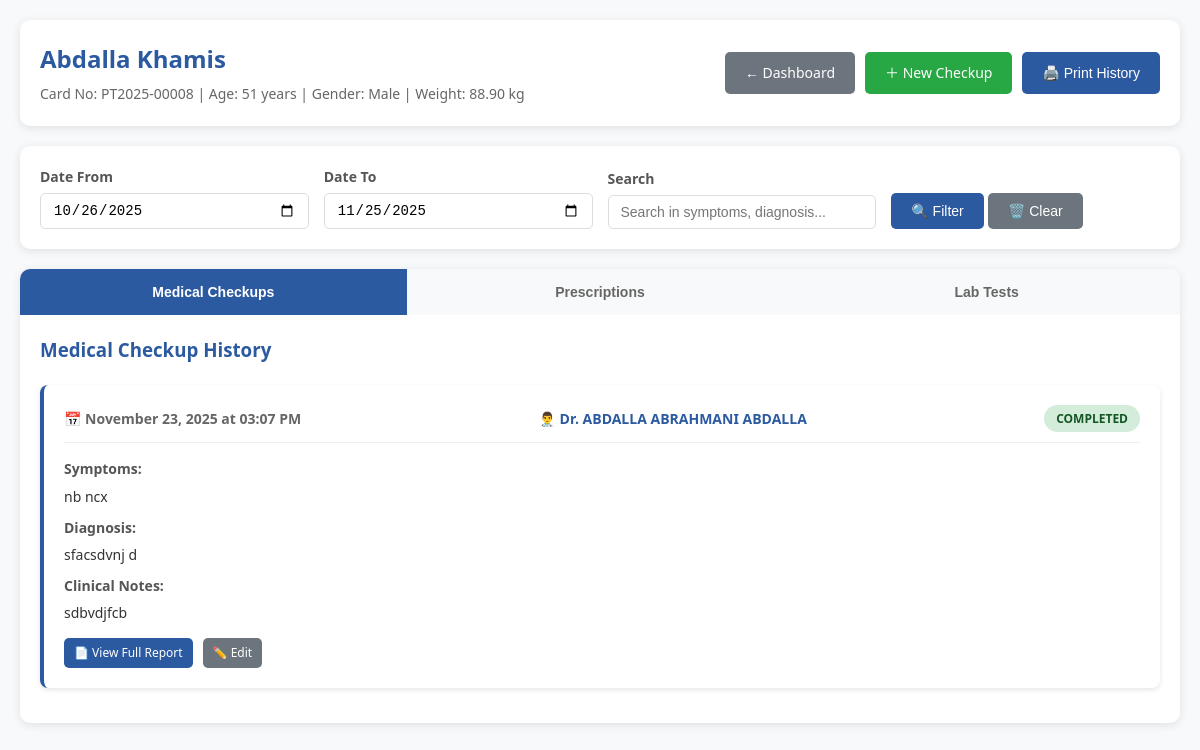
Page /doctor/medical_history.php?patient_id=28 (signed in) on the earlier database version.
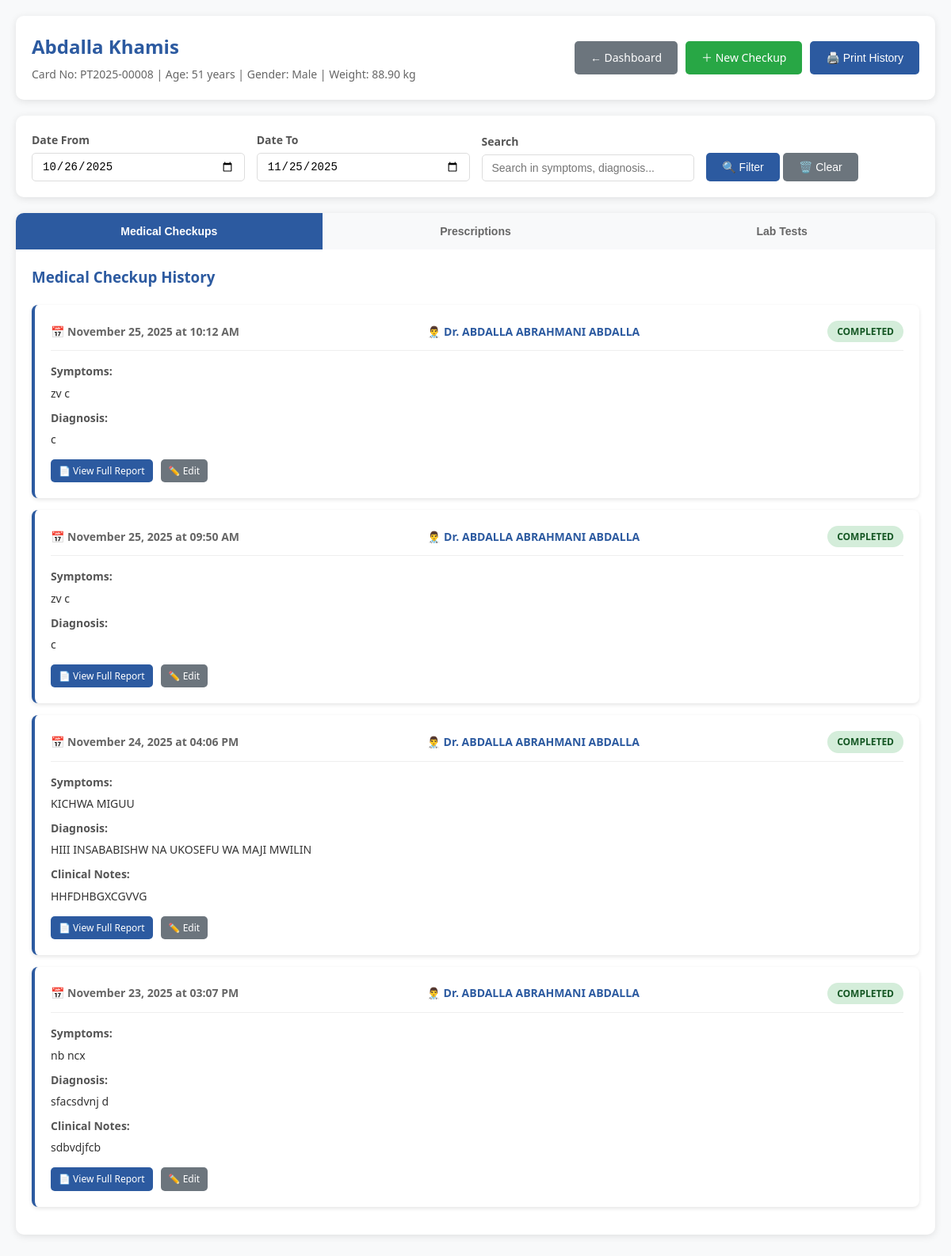
Same page on the later database version.
### tables this page shows
CREATE TABLE `patients` (
  `id` int(11) NOT NULL,
  `card_no` varchar(50) NOT NULL,
  `full_name` varchar(100) NOT NULL,
  `address` text DEFAULT NULL,
  `age` int(11) DEFAULT NULL,
  `weight` decimal(5,2) DEFAULT NULL,
  `phone` varchar(20) DEFAULT NULL,
  `gender` enum('male','female') DEFAULT NULL,
  `created_by` int(11) DEFAULT NULL,
  `created_at` timestamp NOT NULL DEFAULT current_timestamp()
);

CREATE TABLE `checking_forms` (
  `id` int(11) NOT NULL,
  `patient_id` int(11) NOT NULL,
  `doctor_id` int(11) NOT NULL,
  `symptoms` text DEFAULT NULL,
  `diagnosis` text DEFAULT NULL,
  `notes` text DEFAULT NULL,
  `status` enum('pending','completed','referred_to_lab') DEFAULT 'pending',
  `created_at` timestamp NOT NULL DEFAULT current_timestamp(),
  `updated_at` timestamp NOT NULL DEFAULT current_timestamp() ON UPDATE current_timestamp()
);

CREATE TABLE `users` (
  `id` int(11) NOT NULL,
  `username` varchar(50) NOT NULL,
  `password` varchar(255) NOT NULL,
  `email` varchar(100) DEFAULT NULL,
  `role` enum('admin','doctor','receptionist','laboratory','pharmacy','cashier') NOT NULL,
  `full_name` varchar(100) NOT NULL,
  `phone` varchar(20) DEFAULT NULL,
  `district` varchar(100) DEFAULT NULL,
  `region` varchar(100) DEFAULT NULL,
  `created_at` timestamp NOT NULL DEFAULT current_timestamp(),
  `status` enum('active','inactive') DEFAULT 'active',
  `permissions` text DEFAULT NULL,
  `last_login` timestamp NULL DEFAULT NULL
);

### doctor/medical_history.php (the view, shortened to what this page needs)
<?php
require_once '../config.php';
$patient_id = $_GET['patient_id'] ?? $_SESSION['patient_id'] ?? 0;
$patient_stmt = $pdo->prepare("SELECT * FROM patients WHERE id = ?");
$patient_stmt->execute([$patient_id]);
$patient = $patient_stmt->fetch(PDO::FETCH_ASSOC);
$history_stmt = $pdo->prepare("SELECT cf.*, u.full_name as doctor_name
                              FROM checking_forms cf
                              LEFT JOIN users u ON cf.doctor_id = u.id
                              WHERE cf.patient_id = ?
                              ORDER BY cf.created_at DESC");
$history_stmt->execute([$patient_id]);
$medical_history = $history_stmt->fetchAll(PDO::FETCH_ASSOC);
?>
<!DOCTYPE html>
<html lang="en">
<head>
</head>
<body>
    <div class="container">
        <div class="header no-print">
            <div class="patient-info">
                <div class="patient-name"><?php echo htmlspecialchars($patient['full_name']); ?></div>
                <div class="patient-details">
                    Card No: <?php echo htmlspecialchars($patient['card_no']); ?> |
                    Age: <?php echo $patient['age'] ? $patient['age'] . ' years' : 'N/A'; ?> |
                    Gender: <?php echo $patient['gender'] ? ucfirst($patient['gender']) : 'N/A'; ?> |
                    Weight: <?php echo $patient['weight'] ? $patient['weight'] . ' kg' : 'N/A'; ?>
                </div>
            </div>
            <div class="action-buttons">
                <a href="dashboard.php" class="btn btn-secondary">
                    ← Dashboard
                </a>
                <a href="dashboard.php?create_checkup=1&patient_id=<?php echo $patient_id; ?>" class="btn btn-success">
                    ＋ New Checkup
                </a>
                <button onclick="window.print()" class="btn btn-primary">
                    🖨️ Print History
                </button>
            </div>
        </div>
        <div class="search-filter no-print">
            <div class="form-group">
                <label class="form-label">Date From</label>
                <input type="date" class="form-control" id="dateFrom">
            </div>
            <div class="form-group">
                <label class="form-label">Date To</label>
                <input type="date" class="form-control" id="dateTo">
            </div>
            <div class="form-group">
                <label class="form-label">Search</label>
                <input type="text" class="form-control" id="searchInput" placeholder="Search in symptoms, diagnosis...">
            </div>
            <div class="form-group">
                <button class="btn btn-primary" onclick="filterHistory()">
                    🔍 Filter
                </button>
                <button class="btn btn-secondary" onclick="clearFilters()">
                    🗑️ Clear
                </button>
            </div>
        </div>
        <div class="tabs no-print">
            <button class="tab active" onclick="openTab('checkups')">Medical Checkups</button>
            <button class="tab" onclick="openTab('prescriptions')">Prescriptions</button>
            <button class="tab" onclick="openTab('lab-tests')">Lab Tests</button>
        </div>
        <div id="checkups" class="tab-content active">
            <h3 style="margin-bottom: 20px; color: #2c5aa0;">Medical Checkup History</h3>
            <?php if (!empty($medical_history)): ?>
                <?php foreach ($medical_history as $checkup): ?>
                    <div class="card checkup-card" data-date="<?php echo date('Y-m-d', strtotime($checkup['created_at'])); ?>"
                         data-content="<?php echo htmlspecialchars(strtolower($checkup['symptoms'] . ' ' . $checkup['diagnosis'])); ?>">
                        <div class="card-header">
                            <div class="card-date">
                                📅 <?php echo date('F j, Y \a\t h:i A', strtotime($checkup['created_at'])); ?>
                            </div>
                            <div class="card-doctor">
                                👨‍⚕️ Dr. <?php echo htmlspecialchars($checkup['doctor_name'] ?: 'Unknown'); ?>
                            </div>
                            <div class="card-status status-<?php echo $checkup['status']; ?>">
                                <?php echo strtoupper($checkup['status']); ?>
                            </div>
                        </div>
                        <div class="card-content">
                            <?php if (!empty($checkup['symptoms'])): ?>
                                <div class="content-label">Symptoms:</div>
                                <div class="content-text"><?php echo htmlspecialchars($checkup['symptoms']); ?></div>
                            <?php endif; ?>
                            <?php if (!empty($checkup['diagnosis'])): ?>
                                <div class="content-label">Diagnosis:</div>
                                <div class="content-text"><?php echo htmlspecialchars($checkup['diagnosis']); ?></div>
                            <?php endif; ?>
                            <?php if (!empty($checkup['notes'])): ?>
                                <div class="content-label">Clinical Notes:</div>
                                <div class="content-text"><?php echo htmlspecialchars($checkup['notes']); ?></div>
                            <?php endif; ?>
                        </div>
                        <div class="card-actions no-print">
                            <a href="print_checkup.php?id=<?php echo $checkup['id']; ?>" target="_blank" class="btn btn-primary btn-sm">
                                📄 View Full Report
                            </a>
                            <a href="edit_checkup.php?id=<?php echo $checkup['id']; ?>" class="btn btn-secondary btn-sm">
                                ✏️ Edit
                            </a>
                        </div>
                    </div>
                <?php endforeach; ?>
            <?php endif; ?>
        </div>
    </div>
</body>
</html>

### doctor/medical_history.php (style rules this page uses)
* { margin: 0; padding: 0; box-sizing: border-box; }
body { font-family: 'Segoe UI', Tahoma, Geneva, Verdana, sans-serif; background: #f8f9fa; color: #333; line-height: 1.6; }
.container { max-width: 1200px; margin: 0 auto; padding: 20px; }
.header { background: white; padding: 20px; border-radius: 10px; box-shadow: 0 2px 10px rgba(0,0,0,0.1); margin-bottom: 20px; display: flex; justify-content: space-between; align-items: center; }
.patient-info { flex: 1; }
.patient-name { font-size: 24px; font-weight: bold; color: #2c5aa0; margin-bottom: 5px; }
.patient-details { color: #666; font-size: 14px; }
.action-buttons { display: flex; gap: 10px; }
.btn { padding: 10px 20px; border: none; border-radius: 5px; cursor: pointer; font-size: 14px; text-decoration: none; display: inline-flex; align-items: center; gap: 5px; transition: all 0.3s ease; }
.btn-primary { background: #2c5aa0; color: white; }
.btn-secondary { background: #6c757d; color: white; }
.btn-success { background: #28a745; color: white; }
.tabs { display: flex; background: white; border-radius: 10px 10px 0 0; overflow: hidden; box-shadow: 0 2px 10px rgba(0,0,0,0.1); }
.tab { padding: 15px 30px; background: #f8f9fa; border: none; cursor: pointer; font-size: 14px; font-weight: bold; color: #666; transition: all 0.3s ease; flex: 1; text-align: center; }
.tab.active { background: #2c5aa0; color: white; }
.tab-content { display: none; background: white; padding: 20px; border-radius: 0 0 10px 10px; box-shadow: 0 2px 10px rgba(0,0,0,0.1); margin-bottom: 20px; }
.tab-content.active { display: block; }
.card { background: white; border-radius: 8px; padding: 20px; margin-bottom: 15px; box-shadow: 0 2px 5px rgba(0,0,0,0.1); border-left: 4px solid #2c5aa0; }
.card-header { display: flex; justify-content: space-between; align-items: center; margin-bottom: 15px; padding-bottom: 10px; border-bottom: 1px solid #eee; }
.card-date { font-size: 14px; color: #666; font-weight: bold; }
.card-doctor { font-size: 14px; color: #2c5aa0; font-weight: bold; }
.card-status { padding: 4px 12px; border-radius: 20px; font-size: 12px; font-weight: bold; text-transform: uppercase; }
.status-completed { background: #d4edda; color: #155724; }
.card-content { margin-bottom: 15px; }
.content-label { font-weight: bold; color: #555; margin-bottom: 5px; font-size: 14px; }
.content-text { color: #333; font-size: 14px; line-height: 1.5; margin-bottom: 10px; }
.card-actions { display: flex; gap: 10px; }
.btn-sm { padding: 5px 10px; font-size: 12px; }
.search-filter { background: white; padding: 20px; border-radius: 10px; box-shadow: 0 2px 10px rgba(0,0,0,0.1); margin-bottom: 20px; display: flex; gap: 15px; align-items: end; }
.form-group { flex: 1; }
.form-label { display: block; margin-bottom: 5px; font-weight: bold; color: #555; font-size: 14px; }
.form-control { width: 100%; padding: 8px 12px; border: 1px solid #ddd; border-radius: 5px; font-size: 14px; }

Differences in the rows shown:
added checking_forms: created_at "November 25, 2025 at 10:12 AM", doctor.full_name "ABDALLA ABRAHMANI ABDALLA", status "COMPLETED", symptoms "zv c", diagnosis "c"
added checking_forms: created_at "November 25, 2025 at 09:50 AM", doctor.full_name "ABDALLA ABRAHMANI ABDALLA", status "COMPLETED", symptoms "zv c", diagnosis "c"
added checking_forms: created_at "November 24, 2025 at 04:06 PM", doctor.full_name "ABDALLA ABRAHMANI ABDALLA", status "COMPLETED", symptoms "KICHWA MIGUU", diagnosis "HIII INSABABISHW NA UKOSEFU WA MAJI MWILIN", notes "HHFDHBGXCGVVG"
